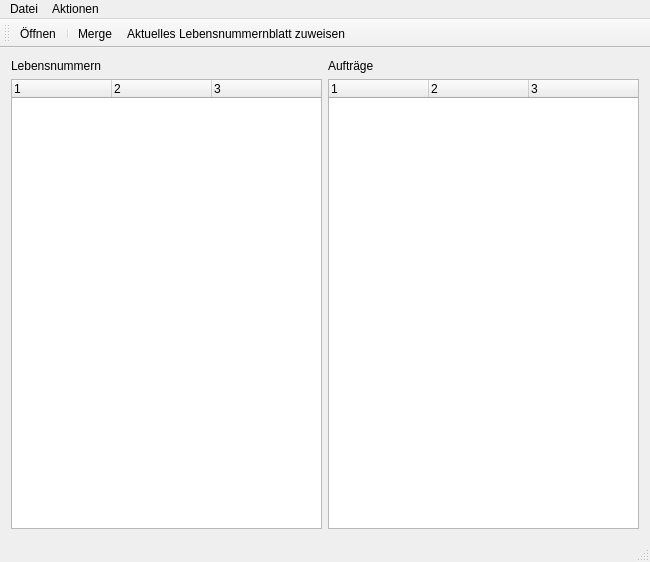
<?xml version="1.0" encoding="UTF-8"?>
<ui version="4.0">
 <class>MainWindow</class>
 <widget class="QMainWindow" name="MainWindow">
  <property name="geometry">
   <rect>
    <x>0</x>
    <y>0</y>
    <width>650</width>
    <height>562</height>
   </rect>
  </property>
  <property name="windowTitle">
   <string>MainWindow</string>
  </property>
  <widget class="QWidget" name="centralWidget">
   <layout class="QHBoxLayout" name="horizontalLayout">
    <item>
     <layout class="QVBoxLayout" name="verticalLayout">
      <item>
       <widget class="QLabel" name="lblTitelLinks">
        <property name="text">
         <string>Lebensnummern</string>
        </property>
       </widget>
      </item>
      <item>
       <widget class="QTreeWidget" name="twLinks">
        <property name="columnCount">
         <number>3</number>
        </property>
        <column>
         <property name="text">
          <string notr="true">1</string>
         </property>
        </column>
        <column>
         <property name="text">
          <string notr="true">2</string>
         </property>
        </column>
        <column>
         <property name="text">
          <string notr="true">3</string>
         </property>
        </column>
       </widget>
      </item>
     </layout>
    </item>
    <item>
     <layout class="QVBoxLayout" name="verticalLayout_2">
      <item>
       <widget class="QLabel" name="lblTitelRechts">
        <property name="text">
         <string>Aufträge</string>
        </property>
       </widget>
      </item>
      <item>
       <widget class="QTreeWidget" name="twRechts">
        <property name="columnCount">
         <number>3</number>
        </property>
        <column>
         <property name="text">
          <string notr="true">1</string>
         </property>
        </column>
        <column>
         <property name="text">
          <string notr="true">2</string>
         </property>
        </column>
        <column>
         <property name="text">
          <string notr="true">3</string>
         </property>
        </column>
       </widget>
      </item>
     </layout>
    </item>
   </layout>
  </widget>
  <widget class="QMenuBar" name="menuBar">
   <property name="geometry">
    <rect>
     <x>0</x>
     <y>0</y>
     <width>650</width>
     <height>22</height>
    </rect>
   </property>
   <widget class="QMenu" name="menuDatei">
    <property name="title">
     <string>Datei</string>
    </property>
    <addaction name="action_ffnen"/>
    <addaction name="actionSpeichern"/>
    <addaction name="separator"/>
    <addaction name="actionBeenden"/>
   </widget>
   <widget class="QMenu" name="menuAktionen">
    <property name="title">
     <string>Aktionen</string>
    </property>
    <addaction name="actionMerge"/>
    <addaction name="actionAktuelles_Lebensnummernblatt_zuweisen"/>
   </widget>
   <addaction name="menuDatei"/>
   <addaction name="menuAktionen"/>
  </widget>
  <widget class="QToolBar" name="mainToolBar">
   <attribute name="toolBarArea">
    <enum>TopToolBarArea</enum>
   </attribute>
   <attribute name="toolBarBreak">
    <bool>false</bool>
   </attribute>
   <addaction name="action_ffnen"/>
   <addaction name="separator"/>
   <addaction name="actionMerge"/>
   <addaction name="actionAktuelles_Lebensnummernblatt_zuweisen"/>
  </widget>
  <widget class="QStatusBar" name="statusBar"/>
  <action name="action_ffnen">
   <property name="text">
    <string>Öffnen</string>
   </property>
  </action>
  <action name="actionSpeichern">
   <property name="text">
    <string>Speichern</string>
   </property>
  </action>
  <action name="actionBeenden">
   <property name="text">
    <string>B&amp;eenden</string>
   </property>
  </action>
  <action name="actionMerge">
   <property name="text">
    <string>&amp;Merge</string>
   </property>
  </action>
  <action name="actionAktuelles_Lebensnummernblatt_zuweisen">
   <property name="text">
    <string>Aktuelles Lebensnummernblatt &amp;zuweisen</string>
   </property>
  </action>
 </widget>
 <layoutdefault spacing="6" margin="11"/>
 <resources/>
 <connections/>
</ui>
